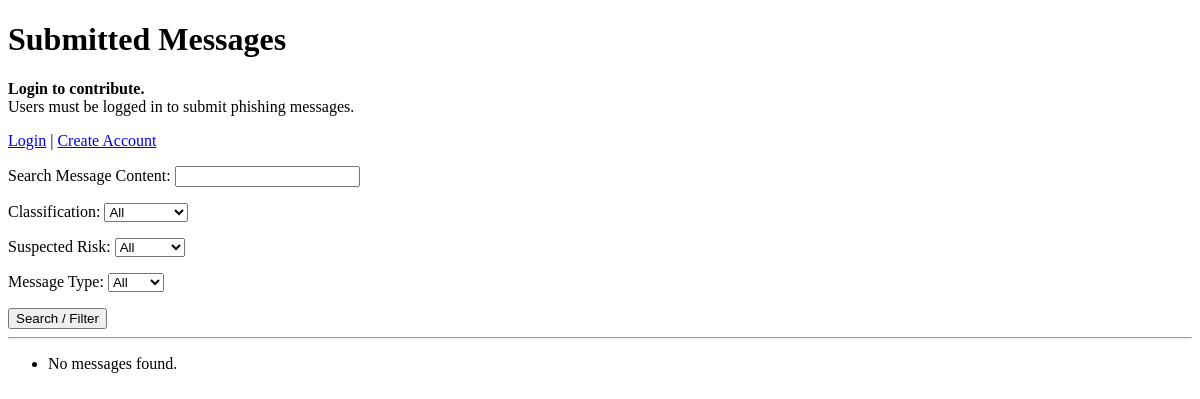
The app's page /, older data.
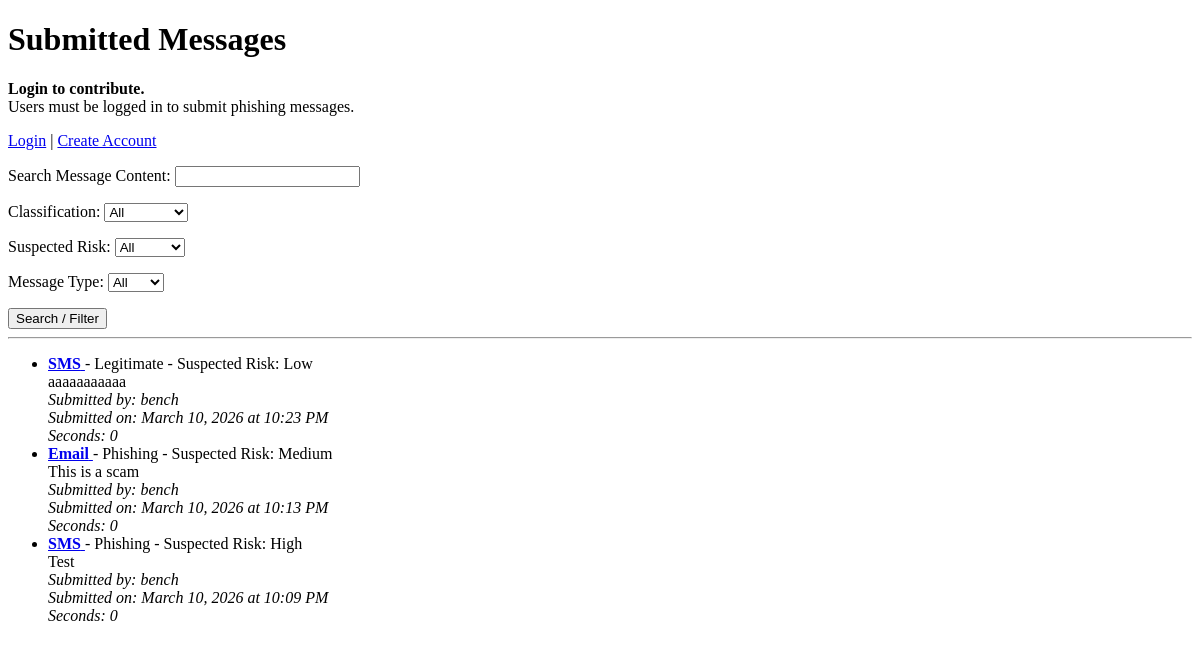
The same page, newer data.
### analyzer/models.py (models this page shows, shortened)
class Message(models.Model):
    MESSAGE_TYPES = [
        ('Email', 'Email'),
        ('SMS', 'SMS'),
    ]
    CLASSIFICATIONS = [
        ('Phishing', 'Phishing'),
        ('Legitimate', 'Legitimate'),
        ('Unsure', 'Unsure'),
    ]
    SUSPECTED_RISK_LEVELS = [
        ('Low', 'Low'),
        ('Medium', 'Medium'),
        ('High', 'High'),
    ]
    user = models.ForeignKey(User, on_delete=models.CASCADE, null=True, blank=True)
    message_content = models.TextField()
    message_type = models.CharField(max_length=10, choices=MESSAGE_TYPES)
    classification = models.CharField(max_length=20, choices=CLASSIFICATIONS)
    suspected_risk = models.CharField(max_length=10, choices=SUSPECTED_RISK_LEVELS)
    submission_date = models.DateTimeField(auto_now_add=True)
    seconds = models.ManyToManyField(User, related_name='seconded_messages', blank=True)

### analyzer/views.py (the view)
# urls.py: path('', views.message_list, name='message_list'),
def message_list(request):
    messages = Message.objects.all().order_by('-submission_date')
    query = request.GET.get('q')
    classification = request.GET.get('classification')
    suspected_risk = request.GET.get('suspected_risk')
    message_type = request.GET.get('message_type')
    if query:
        messages = messages.filter(message_content__icontains=query)
    if classification:
        messages = messages.filter(classification=classification)
    if suspected_risk:
        messages = messages.filter(suspected_risk=suspected_risk)
    if message_type:
        messages = messages.filter(message_type=message_type)
    context = {
        'messages': messages,
        'query': query or '',
        'selected_classification': classification or '',
        'selected_suspected_risk': suspected_risk or '',
        'selected_message_type': message_type or '',
    }
    return render(request, 'analyzer/message_list.html', context)

### analyzer/templates/analyzer/message_list.html (shortened to what this page needs)
<!DOCTYPE html>
<html>
<head>
</head>
<body>
<h1>Submitted Messages</h1>
{% if user.is_authenticated %}
    <p>Logged in as <strong>{{ user.username }}</strong></p>
    <p>
        <a href="/submit/">Submit a New Message</a>
    </p>
    <form action="/accounts/logout/" method="post">
        {% csrf_token %}
        <button type="submit">Logout</button>
    </form>
{% else %}
    <p>
        <strong>Login to contribute.</strong><br>
        Users must be logged in to submit phishing messages.
    </p>
    <p>
        <a href="/accounts/login/">Login</a> |
        <a href="/register/">Create Account</a>
    </p>
{% endif %}
<form method="get">
    <p>
        <label for="q">Search Message Content:</label>
        <input type="text" id="q" name="q" value="{{ query }}">
    </p>
    <p>
        <label for="classification">Classification:</label>
        <select id="classification" name="classification">
            <option value="">All</option>
        </select>
    </p>
    <p>
        <label for="suspected_risk">Suspected Risk:</label>
        <select id="suspected_risk" name="suspected_risk">
            <option value="">All</option>
        </select>
    </p>
    <p>
        <label for="message_type">Message Type:</label>
        <select id="message_type" name="message_type">
            <option value="">All</option>
        </select>
    </p>
    <button type="submit">Search / Filter</button>
</form>
<hr>
<ul>
{% for message in messages %}
    <li>
        <a href="/message/{{ message.id }}/">
            <strong>{{ message.message_type }}</strong>
        </a> -
        {{ message.classification }} -
        Suspected Risk: {{ message.suspected_risk }}
        <br>
        {{ message.message_content }}
        <br>
        <em>
            Submitted by:
            {% if message.user %}
                {{ message.user.username }}
            {% else %}
                Unknown
            {% endif %}
        </em>
        <br>
        <em>
            Submitted on: {{ message.submission_date|date:"F j, Y \a\t g:i A" }}
        </em>
        <br>
        <em>
            Seconds: {{ message.seconds.count }}
        </em>
    </li>
{% empty %}
    <li>No messages found.</li>
{% endfor %}
</ul>
</body>
</html>

Row changes from the older to the newer data that the page shows:
added Message: message_type "SMS", classification "Legitimate", suspected_risk "Low", message_content "aaaaaaaaaaa", user.username "bench", submission_date "March 10, 2026 at 10:23 PM", seconds.count "0"
added Message: message_type "Email", classification "Phishing", suspected_risk "Medium", message_content "This is a scam", user.username "bench", submission_date "March 10, 2026 at 10:13 PM", seconds.count "0"
added Message: message_type "SMS", classification "Phishing", suspected_risk "High", message_content "Test", user.username "bench", submission_date "March 10, 2026 at 10:09 PM", seconds.count "0"
Text that changed along with them:
text no longer shown: "No messages found."
